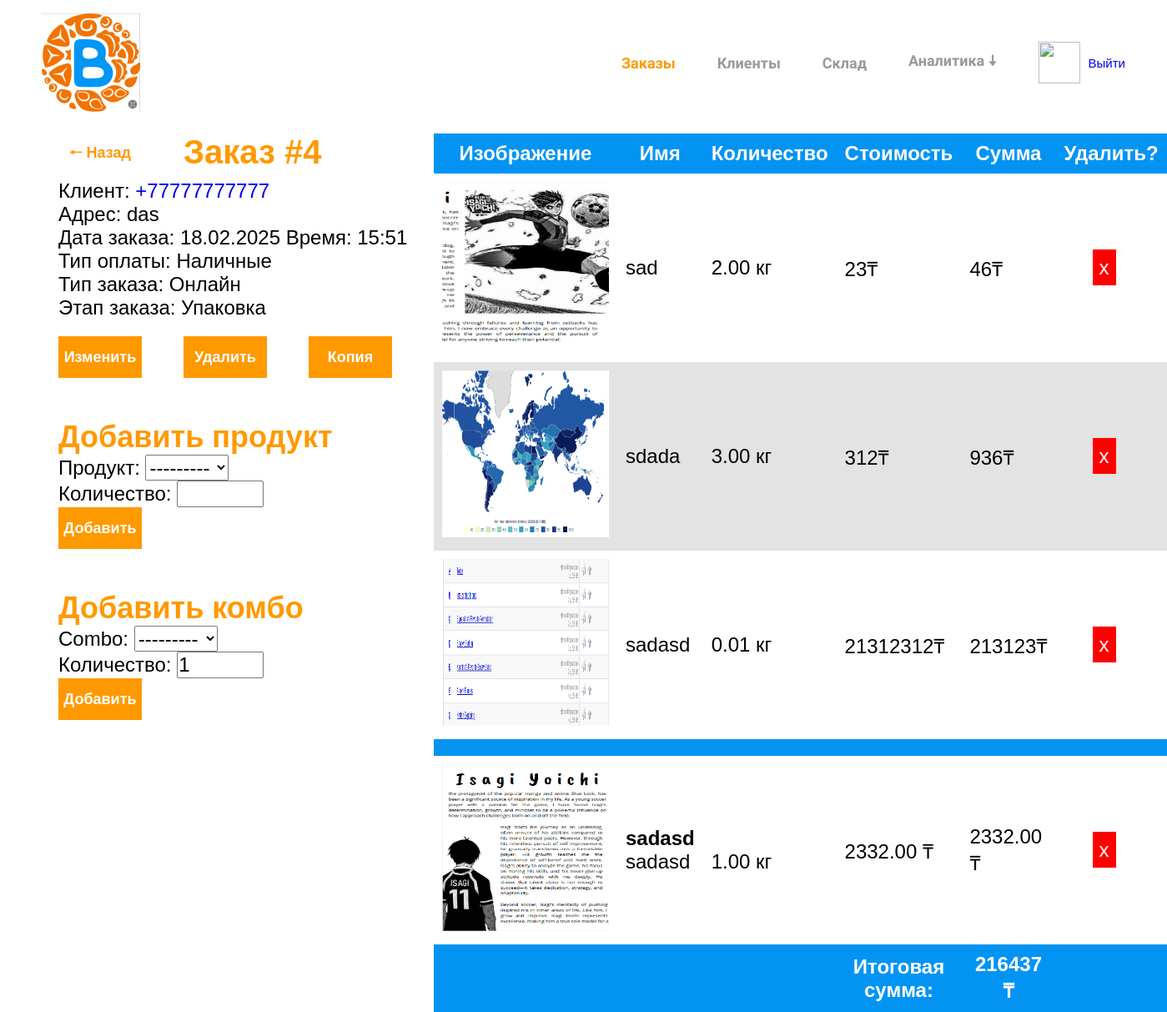
Page /orders/detail/4/ (signed in) on the committed database.
### orders/models.py (models this page shows, shortened)
class Order(models.Model):
    STAGES = {"1": 'Упаковка',
              "2": 'Готов к доставке',
              "3": "Доставляется",
              "4": "Завершен"}
    TYPE_OF_PAYMENTS = {"1": 'Kaspi QR',
                        "2": 'Перевод',
                        "3": "Наличные"}
    TYPE_OF_ORDERS = {"1": "Онлайн",
                      "2": "Оффлайн"}
    phone_number = models.ForeignKey(Client,
                                     related_name="orders",
                                     on_delete=models.CASCADE)
    address = models.CharField(verbose_name="Адрес", max_length=150)
    stage = models.CharField(verbose_name="Этап заказа", choices=STAGES, max_length=20, default="1")
    type_of_payment = models.CharField(verbose_name="Тип оплаты", choices=TYPE_OF_PAYMENTS, max_length=20)
    type_of_order = models.CharField(verbose_name="Тип заказа", choices=TYPE_OF_ORDERS, max_length=20)
    review = models.TextField(verbose_name="Отзыв клиента", max_length=200, null=True, blank=True)
    created_at = models.DateTimeField(auto_now_add=True)
    updated_at = models.DateTimeField(auto_now=True)
    class Meta:
        ordering = ['-created_at']
        indexes = [
			models.Index(fields=['-created_at']),
		]
    def get_total_cost(self):
        return sum(item.get_cost() for item in self.items.all()) + sum(item.get_cost() for item in self.combos.all())

class OrderItem(models.Model):
    order = models.ForeignKey(Order,
							related_name='items',
							on_delete=models.CASCADE)
    product = models.ForeignKey(Product,
                                related_name="order_items",
                                on_delete=models.CASCADE,
                                verbose_name="Продукт")
    amount = models.DecimalField(max_digits=10, decimal_places=2, verbose_name="Количество")
    def get_cost(self):
        return round(self.product.sell_price * self.amount)

class OrderComboItem(models.Model):
    order = models.ForeignKey(Order,
							related_name='combos',
							on_delete=models.CASCADE)
    combo = models.ForeignKey(Combo,
                              related_name="orders",
                              on_delete=models.CASCADE)
    amount = models.DecimalField(max_digits=10, decimal_places=2, verbose_name="Количество", default=1)
    def get_cost(self):
        return round(self.combo.price * self.amount)

### clients/models.py (models this page shows)
class Client(models.Model):
    phone_number = models.CharField(verbose_name="Номер телефона", max_length=15, unique=True, primary_key=True)
    password = models.CharField(verbose_name="Пароль", max_length=100, default="12345678")
    name = models.CharField(verbose_name="Имя", max_length=100)
    address = models.CharField(verbose_name="Адрес", max_length=150)
    total = models.DecimalField(verbose_name="Общая сумма заказов", default=0, max_digits=20, decimal_places=2)
    created_at = models.DateTimeField(auto_now_add=True)
    is_active = models.BooleanField(default=True)
    class Meta:
        ordering = ["-created_at"]
    def __str__(self):
        return self.phone_number

### storage/models.py (models this page shows, shortened)
class Product(models.Model):
    name = models.CharField(max_length=50, verbose_name="Имя товара")
    amount = models.DecimalField(max_digits=10, decimal_places=2, verbose_name="Количество", default=0)
    sell_price = models.DecimalField(max_digits=10, decimal_places=2, verbose_name="Стоимость при продаже")
    cost_price = models.DecimalField(max_digits=10, decimal_places=2, verbose_name="Себестоимость")
    description = models.TextField(verbose_name="Описание")
    image = models.ImageField(upload_to="products/", verbose_name="Изображение")
    created_at = models.DateTimeField(auto_now_add=True)
    updated_at = models.DateTimeField(auto_now=True)
    available = models.BooleanField(default=True)
    def __str__(self):
        return self.name

class Combo(models.Model):
    products = models.ManyToManyField(Product, through='ProductsInCombo', verbose_name="Продукты")
    name = models.CharField(max_length=50, verbose_name="Имя товара")
    description = models.TextField(verbose_name="Описание", blank=True, null=True)
    image = models.ImageField(null=True, blank=True, upload_to="products/", verbose_name="Изображение")
    price = models.DecimalField(max_digits=10, decimal_places=2, verbose_name="Стоимость")
    discount = models.DecimalField(max_digits=10, decimal_places=2, verbose_name="Скидка")
    created_at = models.DateTimeField(auto_now_add=True)
    updated_at = models.DateTimeField(auto_now=True)
    available = models.BooleanField(default=True)
    def __str__(self):
        return self.name

### orders/views.py (the view, shortened to what this page needs)
# urls.py: path("detail/<int:order_id>/", views.orders_detail_view, name="orders_detail"),
@login_required
def orders_detail_view(request, order_id):
    error = False
    order = Order.objects.get(id=order_id)
    order_items = OrderItem.objects.filter(order_id=order_id)
    order_combos = OrderComboItem.objects.filter(order_id=order_id)
    products_in_combo = {}
    for order_combo in order_combos:
        temp = ProductsInCombo.objects.filter(combo=order_combo.combo.id)
        products_in_combo[order_combo.combo.name] = {}
        for product in temp:
            products_in_combo[order_combo.combo.name][product.product.name] = product.amount
    products_in_combo_with_amount = {}
    for order_combo in order_combos:
        temp = ProductsInCombo.objects.filter(combo=order_combo.combo.id)
        products_in_combo_with_amount[order_combo.combo.name] = {'amount': order_combo.amount}
        for product in temp:
            products_in_combo_with_amount[order_combo.combo.name][product.product.name] = product.amount
    total_products_in_order = {}
    for order_combo in order_combos:
        temp = ProductsInCombo.objects.filter(combo=order_combo.combo.id)
        for product in temp:
            if product.product.name in total_products_in_order:
                total_products_in_order[product.product.name] += product.amount
            else:
                total_products_in_order[product.product.name] = product.amount
    for order_item in order_items:
        if order_item.product.name in total_products_in_order:
            total_products_in_order[order_item.product.name] += order_item.amount
        else:
            total_products_in_order[order_item.product.name] = order_item.amount
    _add_samsa_gift(order, products_in_combo)
    order = Order.objects.get(id=order_id)
    order_items = OrderItem.objects.filter(order_id=order_id)
    order_combos = OrderComboItem.objects.filter(order_id=order_id)
    order_item_add_form = OrderItemAddForm()
    order_combo_add_form = OrderComboAddForm()
    return render(request, "orders/orders_detail.html", {
        "section": "orders",
        "order": order,
        "order_items": order_items,
        'order_combos': order_combos,
        'products_in_combo': products_in_combo,
        'total_products_in_order': total_products_in_order,
        "order_item_add_form": order_item_add_form,
        "order_combo_add_form": order_combo_add_form,
        "error": error
    })

### orders/forms.py
class OrderItemAddForm(forms.ModelForm):
    class Meta:
        model = OrderItem
        fields = 'product', 'amount'

class OrderComboAddForm(forms.ModelForm):
    class Meta:
        model = OrderComboItem
        fields = 'combo', 'amount'

### analytics/templatetags/filters.py (called while the page is built)
@register.filter('get_value_from_dict')
def get_value_from_dict(dict_data, key):
    if key:
        return dict_data.get(key)

@register.filter
def multiply(value, arg):
    return value * arg

### templates/orders/orders_detail.html (shortened to what this page needs)
{% extends 'base.html' %}
{% load static %}
{% load filters %}
{% block link %}
	<link rel="stylesheet" href="{% static 'css/products_list.css' %}">
	<link rel="stylesheet" href="{% static 'css/orders_detail.css' %}">
{% endblock link %}
{% block body %}
	<div class="info">
		<div class="heading">
			{% if "create" in request.META.HTTP_REFERER %}
				<button onclick="window.location='{% url 'orders_list' %}'" class="back-without-absolute">🠐 Назад</button>
			{% else %}
			<button onclick="history.back()" class="back-without-absolute">🠐 Назад</button>
			{% endif %}
			<h1 style="font-size: 40px;">Заказ #{{order.id}}</h1>
		</div>
		<p>Клиент: <a href="{% url 'clients_detail' order.phone_number %}"> +{{order.phone_number}} </a></p>
		<p>Адрес: {{order.address}}</p>
		<p>Дата заказа: {{order.created_at|date:"j.m.Y Время: H:i" }}</p>
		<p>Тип оплаты: {{order.get_type_of_payment_display}}</p>
		<p>Тип заказа: {{order.get_type_of_order_display}}</p>
		<p>Этап заказа: {{order.get_stage_display}}</p>
		<div style="margin-top: 20px;" class="heading">
			<button class="update" onclick="window.location='{% url 'orders_update' order.id %}'">Изменить</button>
			<button class="delete" onclick="window.location='{% url 'orders_delete' order.id %}'">Удалить</button>
			<button class="copy" onclick="copyText()">Копия</button>
		</div>
		<h2>Добавить продукт</h2>
		<form method="post">
			{{ order_item_add_form.as_p }}
			<button type="submit">Добавить</button>
		</form>
		<h2>Добавить комбо</h2>
		<form method="post">
			{{ order_combo_add_form.as_p }}
			<button type="submit">Добавить</button>
		</form>
	</div>
	<div class="items">
		<table>
			<tr>
				<th>Изображение</th>
				<th>Имя</th>
				<th>Количество</th>
				<th>Стоимость</th>
				<th>Сумма</th>
				<th>Удалить?</th>
			</tr>
			{% for product in order_items %}
				{% if forloop.counter0|divisibleby:2 %}
					<tr onclick="window.location='{% url 'products_detail' product.id %}'" class="white">
						<td><img src="{{ product.product.image.url }}" alt=""></td>
						<td>{{product.product.name}}</td>
						<td>{{product.amount}} кг</td>
						<td>{{product.product.sell_price|floatformat:0}}₸</td>
						<td>{{product.get_cost}}₸</td>
						<td><a class="" href="{% url 'orders_item_delete' product.id %}">х</a></td>
					</tr>
				{% else %}
					<tr onclick="window.location='{% url 'products_detail' product.id %}'" class="gray">
						<td><img src="{{ product.product.image.url }}" alt=""></td>
						<td>{{product.product.name}}</td>
						<td>{{product.amount}} кг</td>
						<td>{{product.product.sell_price|floatformat:0}}₸</td>
						<td>{{product.get_cost}}₸</td>
						<td><a class="" href="{% url 'orders_item_delete' product.id %}">х</a></td>
					</tr>
				{% endif %}
			{% endfor %}
			{% if order_combos.count > 0 %}
				<tr>
					<th></th>
					<th></th>
					<th></th>
					<th></th>
					<th></th>
					<th></th>
				</tr>
			{% endif %}
			{% for combo in order_combos %}
				{% if forloop.counter0|divisibleby:2 %}
				<tr class="white">
					<td>
						<img src="{{combo.combo.image.url}}" alt=""> <br>
					</td>
					<td>
						<b>{{combo.combo.name}}</b> <br>
						{% if combo.combo.name != "Самса в подарок 1 кг" and combo.combo.name != "Самса в подарок 0.5 кг" %}
							{% for product in combo.combo.products.all %}
								{{product.name}} <br>
							{% endfor %}
						{% endif %}
					</td>
					<td>
						{% if combo.combo.name != "Самса в подарок 1 кг" and combo.combo.name != "Самса в подарок 0.5 кг" %}
						<br>
						{% endif %}
						{% for product in products_in_combo|get_value_from_dict:combo.combo.name %}
							{% if forloop.counter0 == 2 %}
								<p>{{products_in_combo|get_value_from_dict:combo.combo.name|get_value_from_dict:product}} кг x{{combo.amount|floatformat:"0"}}</p>
							{% else %}
								<p>{{products_in_combo|get_value_from_dict:combo.combo.name|get_value_from_dict:product}} кг</p>
							{% endif %}
						{% endfor %}
					</td>
					<td>{{combo.combo.price}} ₸</td>
					<td><p>{{ combo.combo.price|multiply:combo.amount|floatformat:"2" }} ₸</p></td>
					<td><a class="" href="{% url 'orders_combo_delete' combo.combo.id order.id %}">х</a></td>
				</tr>
				{% endif %}
			{% endfor %}
			<tr>
				<th></th>
				<th></th>
				<th></th>
				<th>Итоговая сумма:</th>
				<th>{{order.get_total_cost}} ₸</th>
				<th></th>
			</tr>
		</table>
	</div>
{% endblock body %}

### static/css/base.css (style rules this page uses)
* { margin: 0; padding: 0; font-family: "Arial"; }
a { text-decoration: none; }
button { background-color: #ff9900; border: none; width: 100px; height: 50px; color: white; font-size: 18px; font-weight: bold; padding: 5px; }
h1 { margin-bottom: 10px; color: #ff9900; }
.back-without-absolute { color: #ff9900; background-color: white; }

### static/css/products_list.css (style rules this page uses)
table { width: 100%; border-collapse: collapse; box-sizing: border-box; }
th { background-color: #0394F3; color: white; }
th, td { font-size: 1.5em; padding: 10px; }
td > img { width: 200px; height: 200px; }
.white { background-color: white; }
.gray { background-color: #e3e3e3; }

### static/css/orders_detail.css (style rules this page uses)
.heading { display: flex; }
.heading > button { margin-right: 50px; }
h1 { margin-right: 50px; }
td > a { background-color: red; color: white; padding: 8px; margin-left: 30%; }
.info { margin-right: auto; }
.info, form > p > label, form > p > input, form > p > select { font-size: 24px; }
form > p > input { width: 100px; }
h2 { color: #ff9900; margin-top: 50px; }

### rows in the picture
Order: id "4", phone_number "77777777777", address "das", created_at "18.02.2025 Время: 15:51", type_of_payment "Наличные", type_of_order "Онлайн", stage "Упаковка", get_total_cost "216437"
OrderItem: product.image (picture), product.name "sad", amount "2.00", product.sell_price "23", get_cost "46"
OrderItem: product.image (picture), product.name "sdada", amount "3.00", product.sell_price "312", get_cost "936"
OrderItem: product.image (picture), product.name "sadasd", amount "0.01", product.sell_price "21312312", get_cost "213123"
OrderComboItem: combo.image (picture), combo.name "sadasd", products_in_combo "1.00", combo.price "2332.00", combo.price|multiply "2332.00"
Product: name "sadasd"
